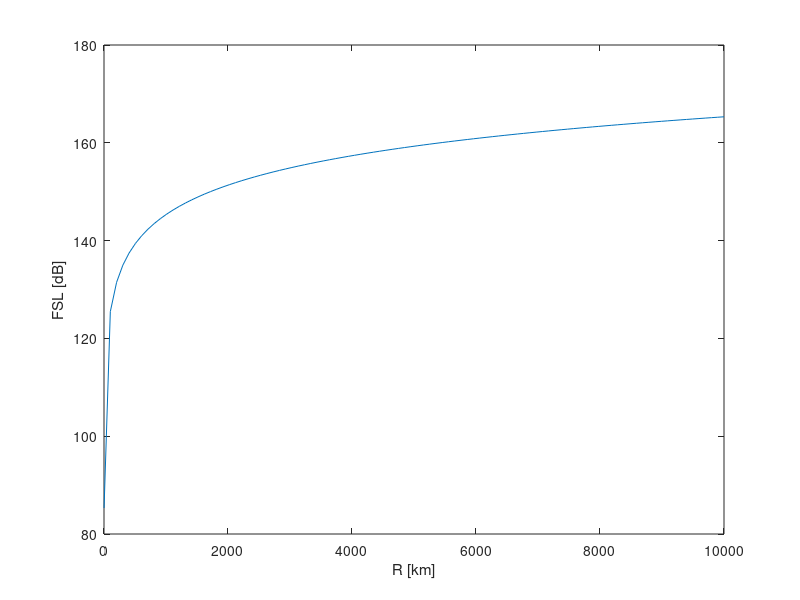
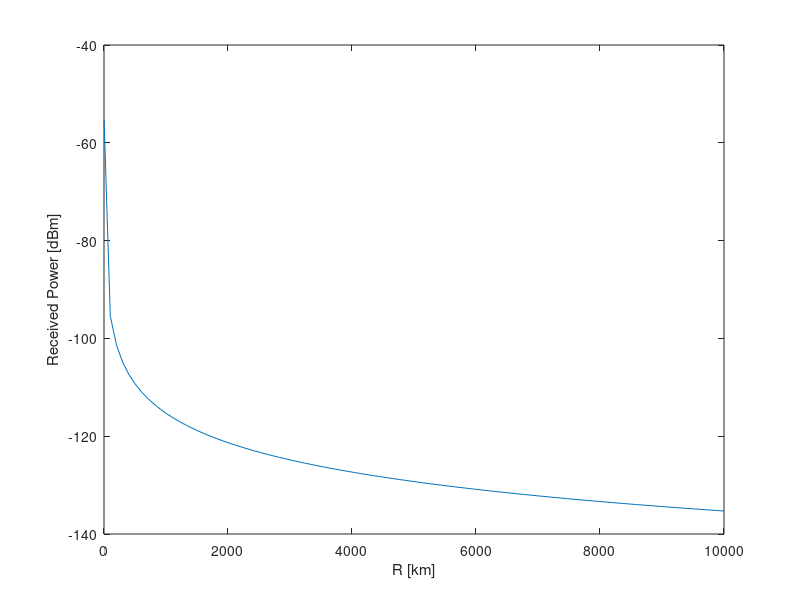

Write MATLAB code to recreate these figures, in order.
clear all; close all; clc

f   = 440e6;
GTX = 2;
GRX = 2;
PW  = 0.4;
PTX = 10*log10(PW/1e-3)
d = linspace(1e3, 10000e3, 100);

FSLdB = 20.*log10(d)+20*log10(f)-147.55;

figure;
plot(d./1e3,FSLdB);
xlabel('R [km]');
ylabel('FSL [dB]')

Pr = PTX + GRX +GTX - FSLdB;

figure;
plot(d./1e3,Pr);
xlabel('R [km]');
ylabel('Received Power [dBm]')